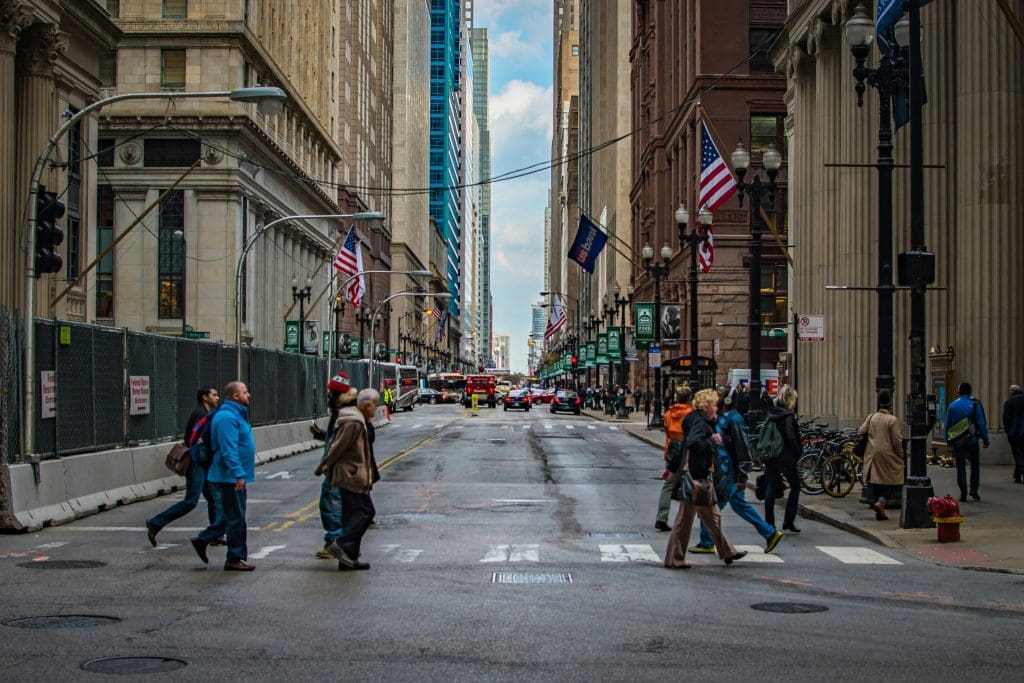
#> input picture Image Feature/people.jpg, 1024 x 683 px
$ python HOG.py
#> lines starting #> are read from the running program, lines starting #| are printed output that depends on the picture
import cv2 as cv
import numpy as np
import matplotlib.pyplot as plt

img = cv.imread('people.jpg')
#> img is the input picture: shape (683, 1024, 3); mean B, G, R 80.2, 83.4, 84.5
gray = cv.cvtColor(img, cv.COLOR_BGR2GRAY)
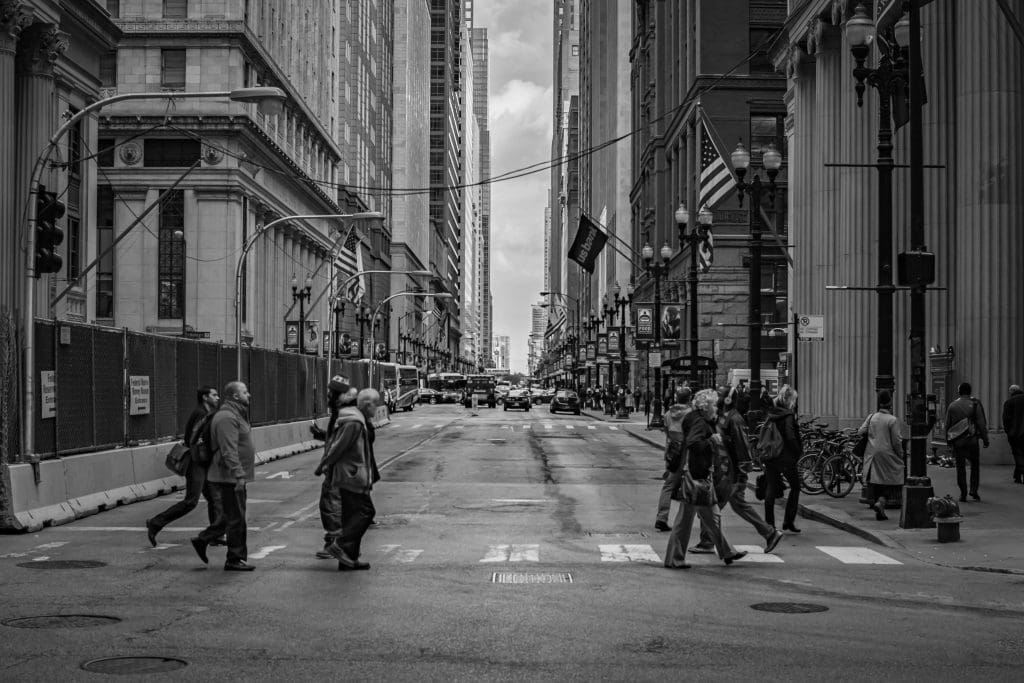
#> gray: shape (683, 1024); min 0, max 252, mean 83.3

cell_size = (8, 8)
block_size = (2, 2)
win_size = (8, 8)

nbins = 9
img_size = img.shape[:2]
#> img_size = (683, 1024)

# Create a HOG object
hog = cv.HOGDescriptor(
    _winSize=(win_size[1] * cell_size[1], win_size[0] * cell_size[0]),
    _blockSize=(block_size[1] * cell_size[1], block_size[0] * cell_size[0]),
    _blockStride=(cell_size[1], cell_size[0]),
    _cellSize=(cell_size[1], cell_size[0]),
    _nbins=nbins
)

# Calculate the number of cells
n_cells = (img_size[1] // cell_size[1], img_size[0] // cell_size[0])
#> n_cells = (128, 85)

# Compute HOG features
hog_feats = hog.compute(img)

# Reshape HOG features with an adjustable size
hog_feats = hog_feats.reshape((n_cells[1] - win_size[1] + 1, n_cells[0] - win_size[0] + 1, -1))

# Normalize the HOG features for display
hog_feats = np.uint8(hog_feats / np.max(hog_feats) * 255)

# Display the image
cv.imshow('Image of People', img)
cv.waitKey(0)

# Display HOG features using matplotlib
for i in range(hog_feats.shape[2]):
    plt.figure()
    plt.imshow(hog_feats[:, :, i], cmap='gray')
    plt.title(f'HOG Feature {i+1}')
    plt.show()
#> this loop made 1764 passes
#> pass 1, `plt.show()`:
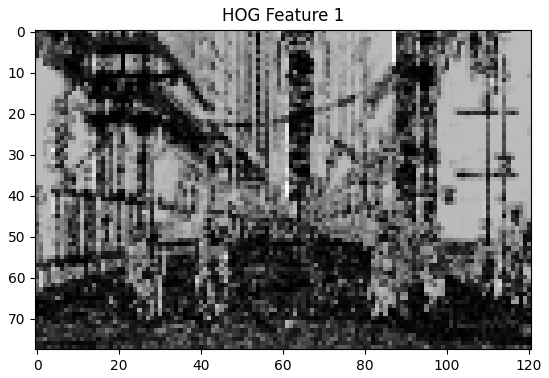
#> figure drawn by matplotlib, 1 panel
#> pass 2, `plt.show()`:
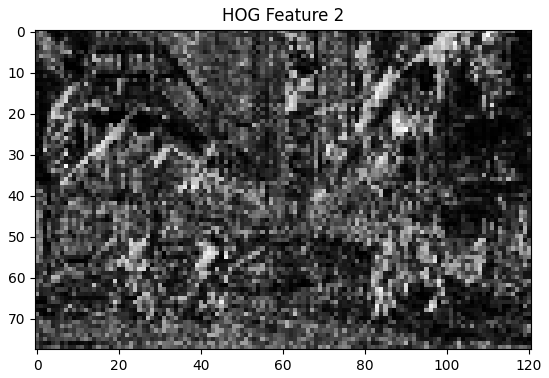
#> figure drawn by matplotlib, 1 panel

cv.destroyAllWindows()
